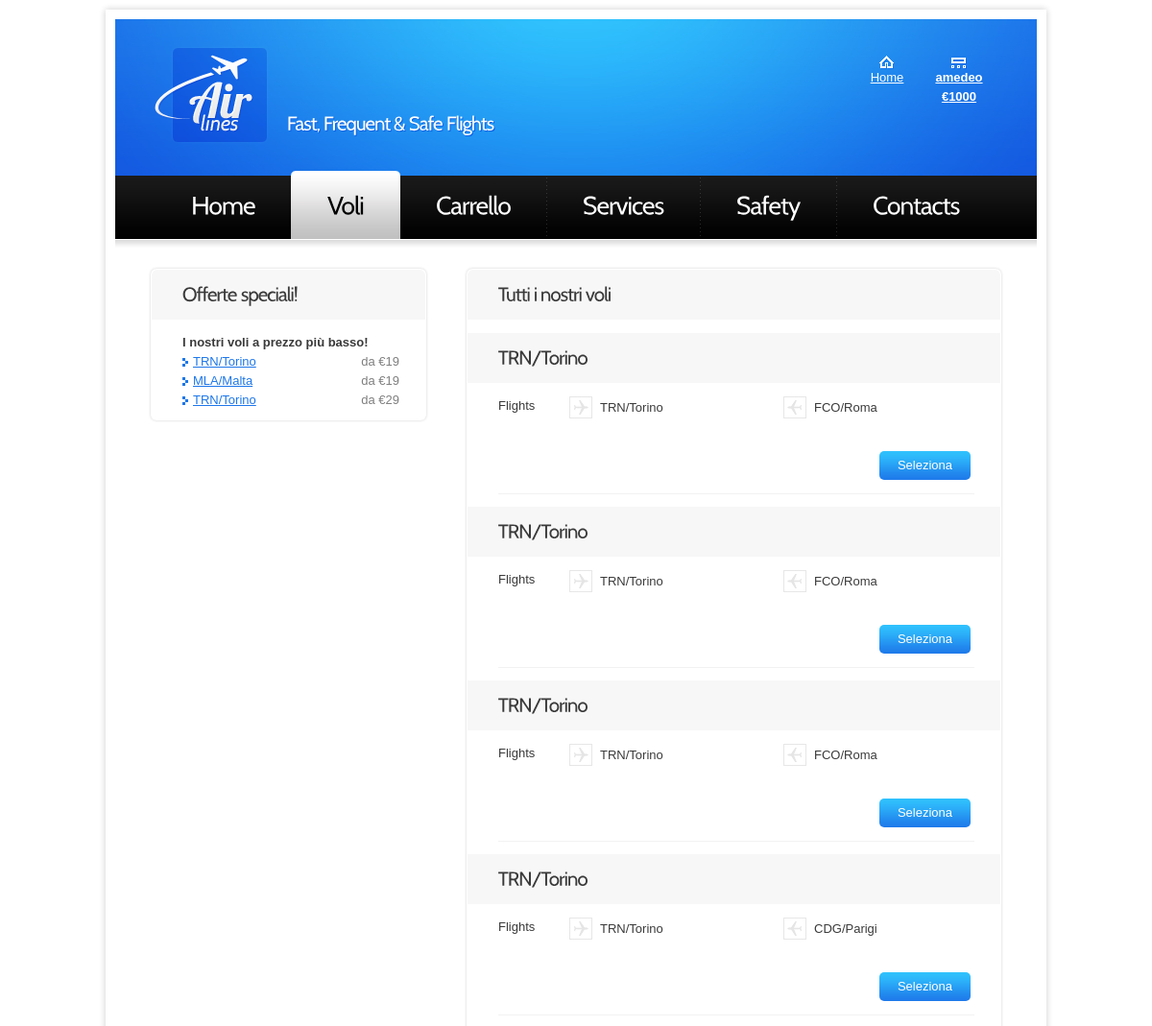
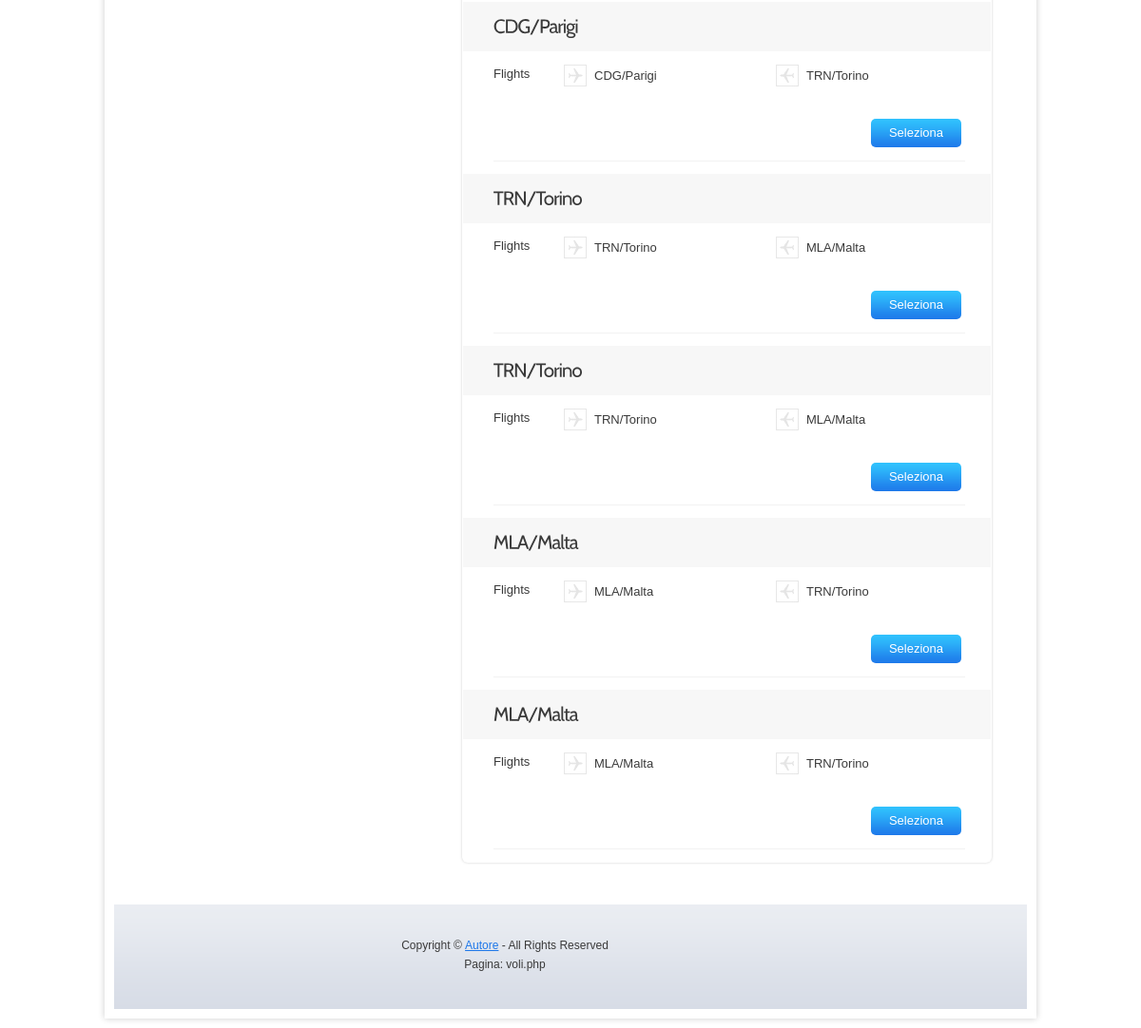
The app's page /voli.php (signed in) with its own data (2 pictures, top to bottom).
### tables this page shows
CREATE TABLE `fly` (
  `fid` INT UNSIGNED NOT NULL AUTO_INCREMENT,
  `fsrc` VARCHAR(16) NOT NULL,
  `fdst` VARCHAR(16) NOT NULL,
  `fday` DATE NOT NULL,
  `ftsrc` TIME NOT NULL,
  `ftdst` TIME NOT NULL,
  `fseat` SMALLINT UNSIGNED NOT NULL,
  `fprice` SMALLINT UNSIGNED NOT NULL,
  PRIMARY KEY (`fid`)
);

### Flight.php (called while the page is built, shortened)
<?php
class Flight {
    function __construct() {
        $this->db = $this->dbConnect();
    }
    private function dbConnect() {
        $db = new mysqli(DB_HOST, DB_USER, DB_PASSWORD, DB_DATABASE);
        return $db;
    }
    public function index(){
        $get_all_flights_query = "SELECT * FROM fly";
        $res = mysqli_query($this->db,$get_all_flights_query);
        $flights = array();
        while ($flight = $res->fetch_assoc()) {
            array_push($flights, $flight);
        }
        return $flights;
    }
    public function top_offers($limit = 3){
        $get_lowest_flights_query = "SELECT * FROM fly ORDER BY fprice ASC LIMIT " . $limit ;
        $res = mysqli_query($this->db,$get_lowest_flights_query);
        $flights = array();
        while ($flight = $res->fetch_assoc()) {
            array_push($flights, $flight);
        }
        return $flights;
    }
}

### voli.php (the view, shortened to what this page needs)
<?php
    include_once('Flight.php');
    $flight_manager = new Flight();
?>
<!DOCTYPE html>
<html lang="en">
<head>
    <?php require_once('head_imports.php') ?>
</head>
<body id="page3">
<div class="main">
    <header>
        <div class="wrapper">
            <h1><a href="home.php" id="logo">VolareWeb</a></h1>
            <span id="slogan">Fast, Frequent &amp; Safe Flights</span>
            <nav id="top_nav">
                <?php include_once ('top_nav.php')?>
            </nav>
        </div>
        <nav>
            <ul id="menu">
                <li><a href="home.php"><span><span>Home</span></span></a></li>
                <li id="menu_active"><a href="voli.php"><span><span>Voli</span></span></a></li>
                <li><a href="carrello.php"><span><span>Carrello</span></span></a></li>
                <li><a href="services.html"><span><span>Services</span></span></a></li>
                <li><a href="safety.html"><span><span>Safety</span></span></a></li>
                <li class="end"><a href="contacts.html"><span><span>Contacts</span></span></a></li>
            </ul>
        </nav>
    </header>
    <section id="content">
        <div class="wrapper pad1">
            <article class="col1">
                <div class="box1">
                    <h2 class="top">Offerte speciali!</h2>
                    <div class="pad"> <strong>I nostri voli a prezzo più basso!</strong><br>
                        <ul class="pad_bot1 list1">
                            <?php
                            $low_price_flights = $flight_manager->top_offers(3);
                            foreach ($low_price_flights as $flight) : ?>
                                <form id="form_5" action="volo.php" class="form_5" method="post">
                                    <li><span class="right color1">da &euro;<?php echo $flight['fprice']?></span><a href="volo.php" onclick="document.forms[0].submit();return false;"><?php echo $flight['fsrc']?></a></li>
                                </form>
                            <?php endforeach; ?>
                        </ul>
                    </div>
                </div>
            </article>
            <article class="col2">
                <div class="box1">
                    <h2 class="top">Tutti i nostri voli</h2>
                    <?php
                    $all_flights = $flight_manager->index();
                    foreach ($all_flights as $flight) : ?>
                    <div class="content">
                        <div class="tab-content" id="Flight">
                            <form id="form_5" action="volo.php" class="form_5" method="post">
                                <div>
                                    <div class="wrapper">
                                        <h2><?php echo $flight['fsrc']?></h2>
                                    </div>
                                    <div class="pad">
                                        <div class="wrapper under"> <span class="left">Flights</span>
                                            <div class="cols marg_right1">
                                                <h6><?php echo $flight['fsrc']?></h6>
                                            </div>
                                            <div class="cols">
                                                <h5><?php echo $flight['fdst']?></h5>
                                            </div>
                                            <span class="right relative">
                                                <input class="button_blue" type="submit" name="details" value="Seleziona" />
                                            </span>
                                        </div>
                                        </div>
                                    </div>
                                </div>
                        </div>
                        <?php endforeach; ?>
                </div>
            </article>
        </div>
    </section>
    <footer>
        <?php include_once('footer.php') ?>
    </footer>
</div>
</body>
</html>

### css/layout.css (style rules this page uses)
.col1, .col2, .col3, .cols { float:left }
.col1 { padding-left:37px; width:287px }
.col2 { padding-left:42px; width:557px }
.cols { width:263px }

### css/style.css (style rules this page uses)
article, aside, audio, canvas, command, datalist, details, embed, figcaption, figure, footer, header, hgroup, keygen, meter, nav, output, progress, section, source, video { display:block }
.left { float:left }
.right { float:right }
.wrapper { width:100%; overflow:hidden }
.relative { position:relative }
body { border:0; font:13px Arial, Helvetica, sans-serif; color:#3a3a3a; line-height:20px; min-width:980px; padding:10px 0 }
.main { margin:0 auto; width:960px; padding:10px; background:#fff; box-shadow:0 0 7px rgba(0, 0, 0, .2); -moz-box-shadow:0 0 7px rgba(0, 0, 0, .2); -webkit-box-shadow:0 0 7px rgba(0, 0, 0, .2); position:relative }
a { color:#1d77e9; text-decoration:underline; outline:none }
h1 { padding:27px 0 0 41px; float:left }
h2 { font-size:20px; line-height:1.2em; padding:12px 32px 16px 32px; margin-bottom:14px; background:#f7f7f7; position:relative; letter-spacing:-1px }
h2.top { border-radius:6px 6px 0 0; -moz-border-radius:6px 6px 0 0; -webkit-border-radius:6px 6px 0 0 }
header { height:230px; width:100%; overflow:hidden; background:url(../images/bg_top.jpg) 0 0 no-repeat }
#logo { display:block; background:url(../images/logo.png) 0 0 no-repeat; width:120px; height:104px; text-indent:-9999px }
#slogan { font-size:20px; line-height:1.2em; color:#fff; float:left; padding:95px 0 0 18px; letter-spacing:-1px }
#top_nav { float:right; padding:38px 56px 0 0 }
#menu { padding:27px 0 0 42px }
#menu li { float:left; margin-left:-1px; background:url(../images/menu_line.gif) bottom right no-repeat }
#menu .end { background:none }
#menu li a { display:block; height:71px; font-size:26px; line-height:71px; color:#fff; text-decoration:none; letter-spacing:-1px }
#menu li a span { display:block }
#menu li a span span { padding:0 32px; margin:0 6px }
#menu li a:hover, #menu #menu_active a { background:url(../images/menu_left.png) top left no-repeat; color:#000 }
#menu li a:hover span, #menu #menu_active a span { background:url(../images/menu_right.png) top right no-repeat }
#menu li a:hover span span, #menu #menu_active a span span { background:url(../images/menu_bg.gif) top repeat-x }
#content { width:100%; overflow:hidden; padding-bottom:14px }
.pad1 { padding:30px 0; background:url(../images/bg_top2.jpg) 0 0 no-repeat }
.pad { padding:0 27px 0 32px }
.pad_bot1 { padding-bottom:10px }
.marg_right1 { margin-right:31px }
.button_blue { display:inline-block; font-size:13px; color:#fff; text-decoration:none; line-height:28px; height:30px; padding:0 19px; background:url(../images/button_1.gif) 0 0px repeat-x #1d77e9; border-radius:5px; -moz-border-radius:5px; -webkit-border-radius:5px; position:relative; cursor:pointer }
.box1 { background:#fff; border-radius:6px; -moz-border-radius:6px; -webkit-border-radius:6px; box-shadow:0 0 3px #d0d0d0; -moz-box-shadow:0 0 3px #d0d0d0; -webkit-box-shadow:0 0 3px #d0d0d0; position:relative; padding:1px }
.color1 { color:#7f7f7f }
.list1 li { width:100%; overflow:hidden }
.list1 li a { padding-left:11px; background:url(../images/marker_1.gif) 0 4px no-repeat }
footer { padding:33px 0 37px 70px; background:url(../images/bg_footer.gif) top repeat-x #d7dce6; font-size:12px; color:#3a3a3a }
.form_5 .right.relative { margin-top:16px; margin-right:4px }
.form_5 .left { width:74px }
.form_5 .under { border-bottom:1px solid #f2f2f2; padding-bottom:14px; margin-bottom:13px }
.form_5 .cols { width:196px }
.form_5 .marg_right1 { margin-right:27px }
.form_5 h6 { line-height:23px; padding-left:32px; background:url(../images/marker_3.gif) 0 0 no-repeat; font-weight:normal; padding-bottom:18px }
.form_5 h5 { line-height:23px; padding-left:32px; background:url(../images/marker_4.gif) 0 0 no-repeat; font-weight:normal; padding-bottom:18px }

### records on screen
fly: fprice "19", fsrc "TRN/Torino", fdst "MLA/Malta"
fly: fprice "19", fsrc "MLA/Malta", fdst "TRN/Torino"
fly: fprice "29", fsrc "TRN/Torino", fdst "MLA/Malta"
fly: fsrc "TRN/Torino", fdst "FCO/Roma"
fly: fsrc "TRN/Torino", fdst "FCO/Roma"
fly: fsrc "TRN/Torino", fdst "FCO/Roma"
fly: fsrc "TRN/Torino", fdst "CDG/Parigi"
fly: fsrc "CDG/Parigi", fdst "TRN/Torino"
fly: fsrc "MLA/Malta", fdst "TRN/Torino"

### other values on screen
$current_user->getUserName() "amedeo"
$current_user->getMoney() "1000"
AUTHOR_NAME "Autore"
basename($_SERVER['PHP_SELF']) "voli.php"
